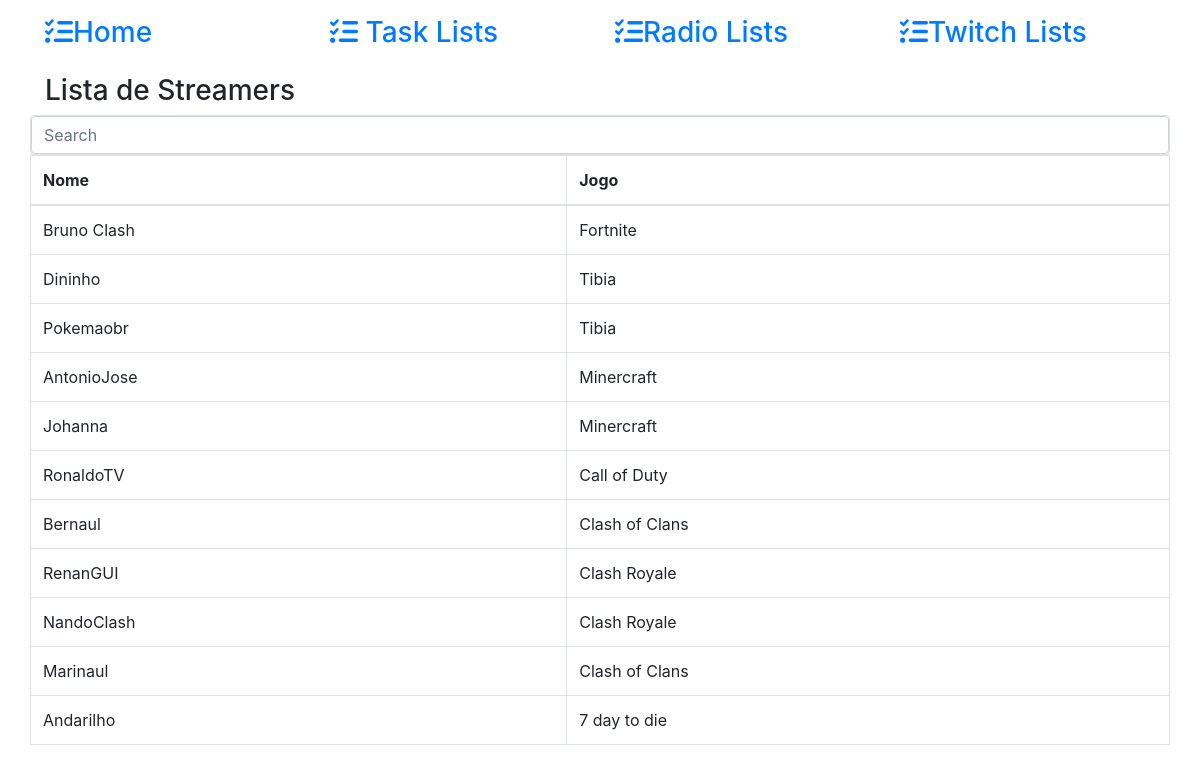
The app's page /twitch/ with its own data.
### twitch/models.py (models this page shows, shortened)
class Streamer(models.Model):
    name = models.CharField(
        "Nome",
        max_length=20
    )
    game = models.ForeignKey(
        Game,
        related_name="games",
        on_delete=models.SET_NULL,
        null=True, blank=True
    )
    class Meta:
        verbose_name = 'Criador de conteúdo'
        verbose_name_plural = 'Criadores de conteúdo'
        ordering = ['-id']

class Game(models.Model):
    name = models.CharField(
        "Nome",
        max_length=30
    )
    class Meta:
        verbose_name = 'Jogo'
        verbose_name_plural = 'Jogos'
        ordering = ['-id']

### twitch/views.py (the view)
# urls.py: path("", index, name="index"),
def index(request):
    template_name = 'twitch/list_twitch.html'
    search = request.GET.get('search')
    streamers = Streamer.objects.all()
    if search:
        streamers = Streamer.objects.filter(game__name__icontains=search)
    context = {
        'object_list': streamers
    }
    return render(request, template_name, context)

### templates/twitch/list_twitch.html (shortened to what this page needs)
{% extends 'base.html' %}
{% block content %}
    <h3>Lista de Streamers</h3>
    <div class="card row">
        <form
            hx-trigger="keyup delay:100ms"
            hx-get="{% url 'twitch:list-twitch' %}"
            hx-swap="outherHTML"
            hx-target="#tasklist-table">
            <input type="text" placeholder="Search" class="form-control" name="search">
        </form>
    </div>
    <div id="tasklist-table">
        {% include './table_twitch.html' %}
    </div>
{% endblock content %}

### templates/twitch/table_twitch.html
<div class="row">
    <table class="table table-bordered">
        <thead>
            <tr>
                <th>Nome</th>
                <th>Jogo</th>
            </tr>
        </thead>
        <tbody>
            {% for object in object_list %}
                <tr>
                    <td>{{ object.name }}</td>
                    <td>{{ object.game.name }}</td>
                </tr>
            {% endfor %}
        </tbody>
    </table>
</div>

### records on screen
Streamer: name "Bruno Clash", game.name "Fortnite"
Streamer: name "Dininho", game.name "Tibia"
Streamer: name "Pokemaobr", game.name "Tibia"
Streamer: name "AntonioJose", game.name "Minercraft"
Streamer: name "Johanna", game.name "Minercraft"
Streamer: name "RonaldoTV", game.name "Call of Duty"
Streamer: name "Bernaul", game.name "Clash of Clans"
Streamer: name "RenanGUI", game.name "Clash Royale"
Streamer: name "NandoClash", game.name "Clash Royale"
Streamer: name "Marinaul", game.name "Clash of Clans"
Streamer: name "Andarilho", game.name "7 day to die"
